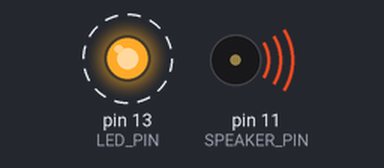
The sketch below on a simulated Arduino Uno, built with avr-gcc and run on an emulated ATmega328P. Parts: output pins drawn as LEDs (lit = HIGH), buzzer (waves = sounding). Dashed ring = blinking. Random numbers use the default seed unless the sketch sets one.

Above: at 0.09 s.
Timing chart, 0 to 3.0 s (numbered marks = the images above):
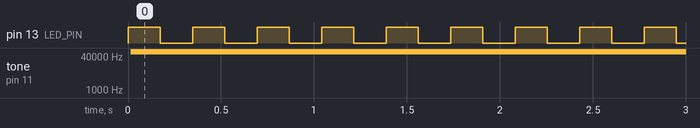

Measured:
- by itself, pin 13 (LED_PIN): alternates HIGH for 0.17 s and LOW for 0.17 s
- by itself, tone on pin 11 (SPEAKER_PIN): silent → 62500 Hz at 0.01 s

The sketch:

Karplus_Euclid.ino
```cpp
// 2x Karplus-Strong and pseudo Euclidean sequencer //

#define SAMPLE_RATE 22050
#define SIZE        256
#define OFFSET      32
#define LED_PIN     13
#define LED_PORT    PORTB
#define LED_BIT     5
#define SPEAKER_PIN 11

  int out1;
  int last1 = 0;
  int curr1 = 0;
  uint8_t delaymem1[SIZE];
  uint8_t locat1 = 0;
  uint8_t bound1 = SIZE;
  int accum1 = 0;
  int lowpass1 = 2;
  bool trig1 = false;

  int out2;
  int last2 = 0;
  int curr2 = 0;
  uint8_t delaymem2[SIZE];
  uint8_t locat2 = 0;
  uint8_t bound2 = SIZE;
  int accum2 = 0;
  int lowpass2 = 1;
  bool trig2 = false;

  int steps = 8;
  int hits = 3;

  int nx;
  int ny;
  int tx, ty;


ISR(TIMER1_COMPA_vect) {

  OCR2A = 0xff & ((out1 + out2)>>1);

  if (trig1) {

    for (int m = 0; m < SIZE; m++) delaymem1[m] = random();

    trig1 = false;

  } else {

    delaymem1[locat1++] = out1;

    if (locat1 >= bound1) locat1 = 0;

    curr1 = delaymem1[locat1];

    out1 = accum1 >> lowpass1;

    accum1 = accum1 - out1 + ((last1>>1) + (curr1>>1));

    last1 = curr1;

  }

  if (trig2) {

    for (int n = 0; n < SIZE; n++) delaymem2[n] = random();

    trig2 = false;

 } else {

    delaymem2[locat2++] = out2;

    if (locat2 >= bound2) locat2 = 0;

    curr2 = delaymem2[locat2];

    out2 = accum2 >> lowpass2;

    accum2 = accum2 - out2 + ((last2>>1) + (curr2>>1));

    last2 = curr2;

  }

}

void startPlayback(){

    pinMode(SPEAKER_PIN, OUTPUT);
    pinMode(LED_PIN, OUTPUT);

    ASSR &= ~(_BV(EXCLK) | _BV(AS2));

    TCCR2A |= _BV(WGM21) | _BV(WGM20);
    TCCR2B &= ~_BV(WGM22);

    TCCR2A = (TCCR2A | _BV(COM2A1)) & ~_BV(COM2A0);
    TCCR2A &= ~(_BV(COM2B1) | _BV(COM2B0));

    TCCR2B = (TCCR2B & ~(_BV(CS12) | _BV(CS11))) | _BV(CS10);

    OCR2A = 0;

    cli();

    TCCR1B = (TCCR1B & ~_BV(WGM13)) | _BV(WGM12);
    TCCR1A = TCCR1A & ~(_BV(WGM11) | _BV(WGM10));

    TCCR1B = (TCCR1B & ~(_BV(CS12) | _BV(CS11))) | _BV(CS10);

    OCR1A = F_CPU / SAMPLE_RATE;

    TIMSK1 |= _BV(OCIE1A);

    sei();

}


void stopPlayback()
{

    TIMSK1 &= ~_BV(OCIE1A);

    TCCR1B &= ~_BV(CS10);
    TCCR2B &= ~_BV(CS10);

    digitalWrite(SPEAKER_PIN, LOW);
}


void setup() {

  startPlayback();

}


void loop() {

  LED_PORT ^= 1 << LED_BIT;

  nx = tx;
  ny = ty;

  if (ny == 0) {

    tx = rand()%steps;
    ty = hits;

  } else {

    tx = ny;
    ty = nx % ny;

  }

  bound1 = map(nx, 0, steps, OFFSET, SIZE);
  trig1 = true;

  bound2 = map(ny, 0, hits, OFFSET, SIZE);
  trig2 = true;

  delay (160);

}
```
